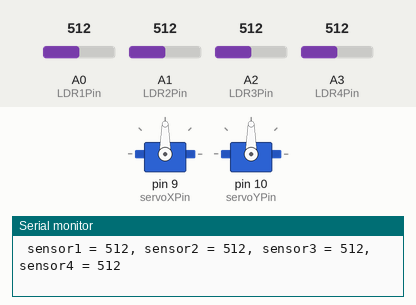
The sketch below on a simulated Arduino Uno, built with avr-gcc and run on an emulated ATmega328P. Parts: 2 × servo, the last lines printed to the serial monitor. The inputs (shaded band) are chosen by the test bench; at power-on: A0 (LDR1Pin) = 512, A1 (LDR2Pin) = 512, A2 (LDR3Pin) = 512, A3 (LDR4Pin) = 512.

Above: at 1.2 s.
1.3 s: A0 (LDR1Pin) set to 526
2.8 s: A0 (LDR1Pin) set to 533
At 3.78 s:
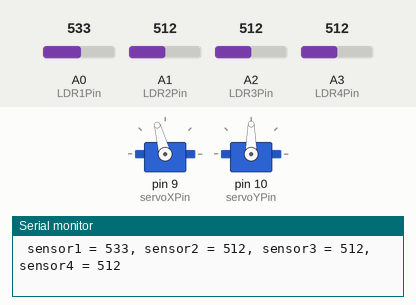
5.8 s: A1 (LDR2Pin) set to 522
At 5.8 s:
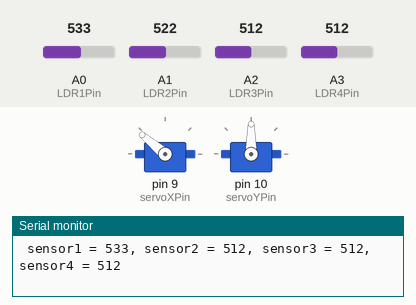
8.8 s: A2 (LDR3Pin) set to 551
At 11.6 s:
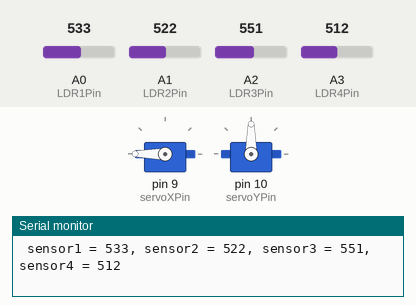
11.8 s: A3 (LDR4Pin) set to 716
At 12.53 s:
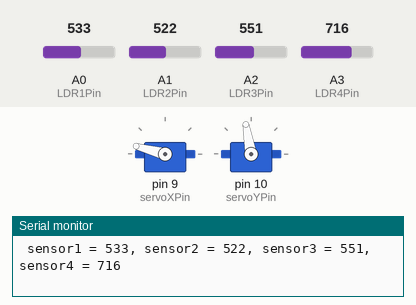
14.8 s: A2 (LDR3Pin) set to 716
At 17.6 s:
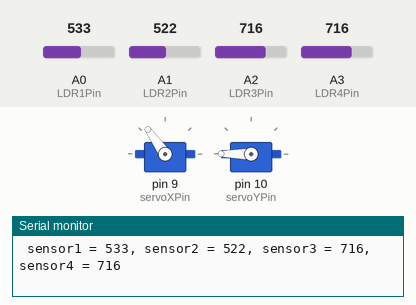
Timing chart, 0 to 18.8 s (numbered marks = the images above; inputs shaded):
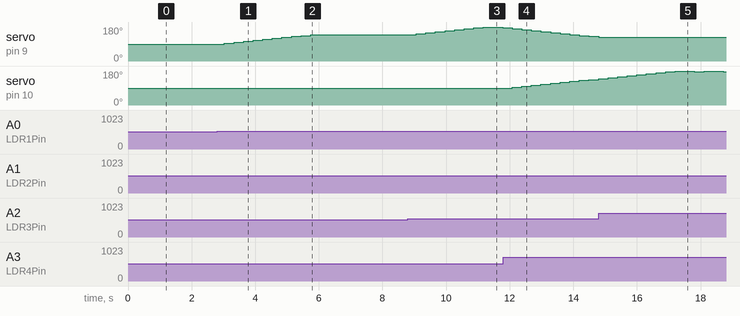

The sketch:

mini_project.ino
```cpp
#include <Servo.h>

int servoXPin = 9;
int servoYPin = 10;
int posX = 90;
int posY = 90;    // variable to store the servo position
int buffX = 20;
int buffY = 30;

int LDR1Pin = A0;
int LDR2Pin = A1;
int LDR3Pin = A2;
int LDR4Pin = A3;

int Sensor1val = 0;
int Sensor2val = 0;
int Sensor3val = 0;
int Sensor4val = 0;

Servo servoX;   // create servo object to control a servo
Servo servoY;   // twelve servo objects can be created on most boards

void setup() {
  servoX.attach(servoXPin); // attaches the servo on pin 9 to the servo object
  servoY.attach(servoYPin);
  Serial.begin(9600);
  pinMode(LDR1Pin, INPUT);
  pinMode(LDR2Pin, INPUT);
  pinMode(LDR3Pin, INPUT);
  pinMode(LDR4Pin, INPUT);
  servoX.write(90);
  servoY.write(90);
  delay(15);
}

void loop() {
  Sensor1val = analogRead(LDR1Pin);
  Sensor2val = analogRead(LDR2Pin);
  Sensor3val = analogRead(LDR3Pin);
  Sensor4val = analogRead(LDR4Pin);

  if((posX>0 && posX<180)&&(posY>0 && posY<180))
  {
    if((Sensor1val > Sensor2val + buffX)||(Sensor3val > Sensor4val + buffX)){
      posX = posX + 5;
    }
    else if((Sensor1val  + buffX < Sensor2val)||(Sensor3val  + buffX < Sensor4val)) {
      posX = posX - 5;
    }

    if((Sensor1val > Sensor3val + buffY)||(Sensor2val > Sensor4val + buffY)){
      posY = posY - 5;
    }
    else if((Sensor1val  + buffY < Sensor3val)||(Sensor2val  + buffY < Sensor4val)) {
      posY = posY + 5;
    }

    servoX.write(posX);
    servoY.write(posY);

  }
  else{
    if(posX<=0)
      posX = posX + 10;
    else if(posX>=180)
      posX = posX - 10;

    if(posY<=0)
      posY = posY + 10;
    else if(posY>=180)
      posY = posY - 10;
  }

  Serial.print("\n sensor1 = "); Serial.print(Sensor1val); Serial.print(", sensor2 = "); Serial.print(Sensor2val);
  Serial.print(", sensor3 = "); Serial.print(Sensor3val); Serial.print(", sensor4 = "); Serial.print(Sensor4val);
  delay(300);
}
```

Measured:
- the behaviour switches between 532 and 533 on A0 (LDR1Pin) (found by bisection; images 0 and 1)
- the behaviour switches between 512 and 513 on A1 (LDR2Pin) (found by bisection; images 1 and 2)
- the behaviour switches between 532 and 533 on A2 (LDR3Pin) (found by bisection; images 2 and 3)
- after the input at 2.8 s, servo on pin 9 (servoXPin): moves from 90° to 140° over 2.7 s, starting after 0.23 s
- after the input at 5.8 s, servo on pin 9 (servoXPin): stays 140° (without the input it goes to 145° after 0.25 s)
- after the input at 8.8 s, servo on pin 9 (servoXPin): rises from 140° to 180° in 2.1 s, then falls to 175° in 0.60 s
- after the input at 11.8 s, servo on pin 10 (servoYPin): moves from 90° to 140° over 2.7 s, starting after 0.28 s
- after the input at 14.8 s, servo on pin 9 (servoXPin): stays 125° (without the input it goes to 120° after 0.29 s)
